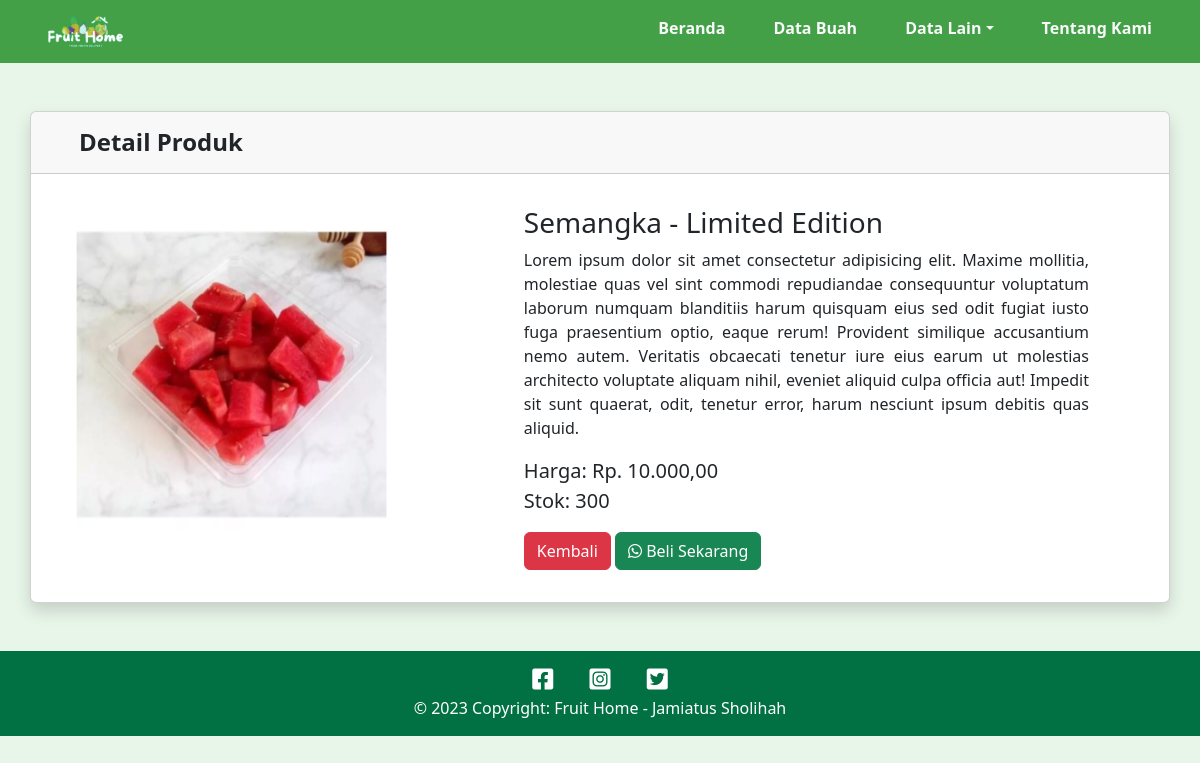
/buah/detail_buah.php?id_buah=B002, run on the app's committed database.
### tables this page shows
CREATE TABLE `buah` (
  `id_buah` varchar(10) NOT NULL,
  `id_kategori` varchar(10) NOT NULL,
  `id_supplier` varchar(10) NOT NULL,
  `nama_buah` varchar(50) NOT NULL,
  `harga` int(11) NOT NULL,
  `stok` int(11) NOT NULL,
  `deskripsi` text NOT NULL,
  `gambar` varchar(255) NOT NULL
);

CREATE TABLE `kategori` (
  `id_kategori` varchar(10) NOT NULL,
  `nama_kategori` varchar(50) NOT NULL
);

### buah/detail_buah.php (the view, shortened to what this page needs)
<?php include "../koneksi.php";?>
<!DOCTYPE html>
<html lang="en">
<head>
    <link rel="stylesheet" href="../css/style.css" type="text/css">
    <link rel="stylesheet" href="https://cdnjs.cloudflare.com/ajax/libs/font-awesome/6.3.0/css/all.min.css" />
    <link href="https://cdn.jsdelivr.net/npm/bootstrap@5.3.0-alpha3/dist/css/bootstrap.min.css" rel="stylesheet">
    <link rel="stylesheet" href="https://cdn.datatables.net/1.13.4/css/jquery.dataTables.css" />
</head>
<body>
    <?php
        $id_buah=$_GET['id_buah'];
        $buah = mysqli_query($conn, "SELECT * FROM buah WHERE id_buah = '$id_buah' ");
        $data_buah = mysqli_fetch_assoc($buah);
        $join = mysqli_query($conn, "SELECT * FROM buah JOIN kategori ON buah.id_kategori=kategori.id_kategori WHERE id_buah = '$id_buah'");
        $kat = mysqli_fetch_assoc($join);
    ?>
    <?php include ('../layout/navbar.php')?>
    <div class="container card mt-5 p-0 shadow">
        <h5 class="card-header py-3 ps-5 fw-bold fs-4">Detail Produk</h5>
        <div class="card-body">
            <div class="row g-0">
                <div class="col-md-4">
                    <img src="../img/katalog/<?= $data_buah["gambar"]; ?>" class="img-fluid rounded-start" alt="...">
                </div>
                <div class="offset-sm-1 col">
                    <div class="card-body">
                        <h5 class="card-title fs-3">
                            <?= $data_buah["nama_buah"] ?> - <?= $kat["nama_kategori"];?>
                        </h5>
                        <p class="card-text pe-5" align="justify"><?= $data_buah["deskripsi"]; ?></p>
                        <p class="card-text fs-5 pe-5" align="justify">Harga: Rp. <?= number_format ($data_buah["harga"], 0,',','.'); ?>,00 <br>Stok: <?= $data_buah["stok"]; ?></p>
                        <a href="../index.php" class="btn btn-danger">Kembali</a>
                        <a href="http://wa.me/6285000000000" target="blank" class="btn btn-success"><i class="fa-brands fa-whatsapp"></i> Beli Sekarang</a>
                    </div>
                </div>
            </div>
        </div>
    </div>
    <?php include ('../layout/footer.php')?>
</body>
</html>

### css/style.css (style rules this page uses)
* { margin: 0; padding: 0; box-sizing: border-box; text-decoration: none; list-style: none; }
body { background: #E8F5E9; }

### data on the page
buah: gambar (picture), nama_buah "Semangka", id_kategori.nama_kategori "Limited Edition", deskripsi "Lorem ipsum dolor sit amet consectetur adipisicing elit. Maxime mollitia, molestiae quas vel sint commodi repudiandae consequuntur voluptatum laborum numquam blanditiis harum quisquam eius sed odit fugiat iusto fuga praesentium optio, eaque rerum! Provident similique accusantium nemo autem. Veritatis obcaecati tenetur iure eius earum ut molestias architecto voluptate aliquam nihil, eveniet aliquid culpa officia aut! Impedit sit sunt quaerat, odit, tenetur error, harum nesciunt ipsum debitis quas aliquid.", harga "10.000", stok "300"
